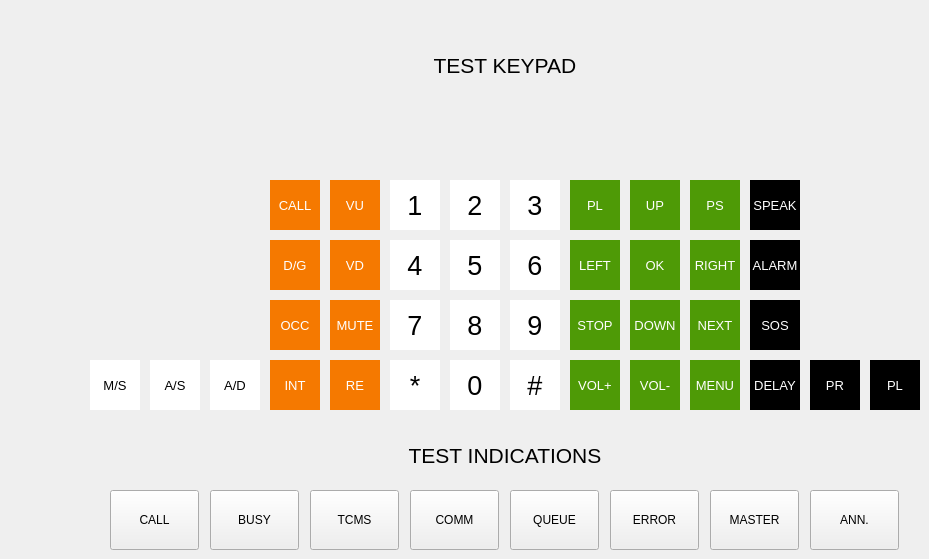
      <widget class="QWidget" name="tab_keypad">
       <attribute name="title">
        <string>KEYPAD TEST</string>
       </attribute>
       <widget class="QLabel" name="label_bt_ms">
        <property name="geometry">
         <rect>
          <x>90</x>
          <y>360</y>
          <width>50</width>
          <height>50</height>
         </rect>
        </property>
        <property name="font">
         <font>
          <pointsize>10</pointsize>
         </font>
        </property>
        <property name="styleSheet">
         <string notr="true">background-color: rgb(255, 255, 255);
color: rgb(0, 0, 0);</string>
        </property>
        <property name="text">
         <string>M/S</string>
        </property>
        <property name="alignment">
         <set>Qt::AlignCenter</set>
        </property>
       </widget>
       <widget class="QLabel" name="label_bt_as">
        <property name="geometry">
         <rect>
          <x>150</x>
          <y>360</y>
          <width>50</width>
          <height>50</height>
         </rect>
        </property>
        <property name="font">
         <font>
          <pointsize>10</pointsize>
         </font>
        </property>
        <property name="styleSheet">
         <string notr="true">background-color: rgb(255, 255, 255);
color: rgb(0, 0, 0);</string>
        </property>
        <property name="text">
         <string>A/S</string>
        </property>
        <property name="alignment">
         <set>Qt::AlignCenter</set>
        </property>
       </widget>
       <widget class="QLabel" name="label_bt_ad">
        <property name="geometry">
         <rect>
          <x>210</x>
          <y>360</y>
          <width>50</width>
          <height>50</height>
         </rect>
        </property>
        <property name="font">
         <font>
          <pointsize>10</pointsize>
         </font>
        </property>
        <property name="styleSheet">
         <string notr="true">background-color: rgb(255, 255, 255);
color: rgb(0, 0, 0);</string>
        </property>
        <property name="text">
         <string>A/D</string>
        </property>
        <property name="alignment">
         <set>Qt::AlignCenter</set>
        </property>
       </widget>
       <widget class="QLabel" name="label_bt_int">
        <property name="geometry">
         <rect>
          <x>270</x>
          <y>360</y>
          <width>50</width>
          <height>50</height>
         </rect>
        </property>
        <property name="font">
         <font>
          <pointsize>10</pointsize>
         </font>
        </property>
        <property name="styleSheet">
         <string notr="true">background-color: rgb(245, 121, 0);
color: rgb(255, 255, 255);</string>
        </property>
        <property name="text">
         <string>INT</string>
        </property>
        <property name="alignment">
         <set>Qt::AlignCenter</set>
        </property>
       </widget>
       <widget class="QLabel" name="label_bt_re">
        <property name="geometry">
         <rect>
          <x>330</x>
          <y>360</y>
          <width>50</width>
          <height>50</height>
         </rect>
        </property>
        <property name="font">
         <font>
          <pointsize>10</pointsize>
         </font>
        </property>
        <property name="styleSheet">
         <string notr="true">background-color: rgb(245, 121, 0);
color: rgb(255, 255, 255);</string>
        </property>
        <property name="text">
         <string>RE</string>
        </property>
        <property name="alignment">
         <set>Qt::AlignCenter</set>
        </property>
       </widget>
       <widget class="QLabel" name="label_bt_ast">
        <property name="geometry">
         <rect>
          <x>390</x>
          <y>360</y>
          <width>50</width>
          <height>50</height>
         </rect>
        </property>
        <property name="font">
         <font>
          <pointsize>20</pointsize>
         </font>
        </property>
        <property name="styleSheet">
         <string notr="true">background-color: rgb(255, 255, 255);
color: rgb(0, 0, 0);</string>
        </property>
        <property name="text">
         <string>*</string>
        </property>
        <property name="alignment">
         <set>Qt::AlignCenter</set>
        </property>
       </widget>
       <widget class="QLabel" name="label_bt_0">
        <property name="geometry">
         <rect>
          <x>450</x>
          <y>360</y>
          <width>50</width>
          <height>50</height>
         </rect>
        </property>
        <property name="font">
         <font>
          <pointsize>20</pointsize>
         </font>
        </property>
        <property name="styleSheet">
         <string notr="true">background-color: rgb(255, 255, 255);
color: rgb(0, 0, 0);</string>
        </property>
        <property name="text">
         <string>0</string>
        </property>
        <property name="alignment">
         <set>Qt::AlignCenter</set>
        </property>
       </widget>
       <widget class="QLabel" name="label_bt_hash">
        <property name="geometry">
         <rect>
          <x>510</x>
          <y>360</y>
          <width>50</width>
          <height>50</height>
         </rect>
        </property>
        <property name="font">
         <font>
          <pointsize>20</pointsize>
         </font>
        </property>
        <property name="styleSheet">
         <string notr="true">background-color: rgb(255, 255, 255);
color: rgb(0, 0, 0);</string>
        </property>
        <property name="text">
         <string>#</string>
        </property>
        <property name="alignment">
         <set>Qt::AlignCenter</set>
        </property>
       </widget>
       <widget class="QLabel" name="label_bt_volu">
        <property name="geometry">
         <rect>
          <x>570</x>
          <y>360</y>
          <width>50</width>
          <height>50</height>
         </rect>
        </property>
        <property name="font">
         <font>
          <pointsize>10</pointsize>
         </font>
        </property>
        <property name="styleSheet">
         <string notr="true">background-color: rgb(78, 154, 6);
color: rgb(255, 255, 255);</string>
        </property>
        <property name="text">
         <string>VOL+</string>
        </property>
        <property name="alignment">
         <set>Qt::AlignCenter</set>
        </property>
       </widget>
       <widget class="QLabel" name="label_bt_vold">
        <property name="geometry">
         <rect>
          <x>630</x>
          <y>360</y>
          <width>50</width>
          <height>50</height>
         </rect>
        </property>
        <property name="font">
         <font>
          <pointsize>10</pointsize>
         </font>
        </property>
        <property name="styleSheet">
         <string notr="true">background-color: rgb(78, 154, 6);
color: rgb(255, 255, 255);</string>
        </property>
        <property name="text">
         <string>VOL-</string>
        </property>
        <property name="alignment">
         <set>Qt::AlignCenter</set>
        </property>
       </widget>
       <widget class="QLabel" name="label_bt_menu">
        <property name="geometry">
         <rect>
          <x>690</x>
          <y>360</y>
          <width>50</width>
          <height>50</height>
         </rect>
        </property>
        <property name="font">
         <font>
          <pointsize>10</pointsize>
         </font>
        </property>
        <property name="styleSheet">
         <string notr="true">background-color: rgb(78, 154, 6);
color: rgb(255, 255, 255);</string>
        </property>
        <property name="text">
         <string>MENU</string>
        </property>
        <property name="alignment">
         <set>Qt::AlignCenter</set>
        </property>
       </widget>
       <widget class="QLabel" name="label_bt_delay">
        <property name="geometry">
         <rect>
          <x>750</x>
          <y>360</y>
          <width>50</width>
          <height>50</height>
         </rect>
        </property>
        <property name="font">
         <font>
          <pointsize>10</pointsize>
         </font>
        </property>
        <property name="styleSheet">
         <string notr="true">background-color: rgb(0, 0, 0);
color: rgb(255, 255, 255);</string>
        </property>
        <property name="text">
         <string>DELAY</string>
        </property>
        <property name="alignment">
         <set>Qt::AlignCenter</set>
        </property>
       </widget>
       <widget class="QLabel" name="label_bt_pr">
        <property name="geometry">
         <rect>
          <x>810</x>
          <y>360</y>
          <width>50</width>
          <height>50</height>
         </rect>
        </property>
        <property name="font">
         <font>
          <pointsize>10</pointsize>
         </font>
        </property>
        <property name="styleSheet">
         <string notr="true">background-color: rgb(0, 0, 0);
color: rgb(255, 255, 255);</string>
        </property>
        <property name="text">
         <string>PR</string>
        </property>
        <property name="alignment">
         <set>Qt::AlignCenter</set>
        </property>
       </widget>
       <widget class="QLabel" name="label_bt_pl_2">
        <property name="geometry">
         <rect>
          <x>870</x>
          <y>360</y>
          <width>50</width>
          <height>50</height>
         </rect>
        </property>
        <property name="font">
         <font>
          <pointsize>10</pointsize>
         </font>
        </property>
        <property name="styleSheet">
         <string notr="true">background-color: rgb(0, 0, 0);
color: rgb(255, 255, 255);</string>
        </property>
        <property name="text">
         <string>PL</string>
        </property>
        <property name="alignment">
         <set>Qt::AlignCenter</set>
        </property>
       </widget>
       <widget class="QLabel" name="label_bt_9">
        <property name="geometry">
         <rect>
          <x>510</x>
          <y>300</y>
          <width>50</width>
          <height>50</height>
         </rect>
        </property>
        <property name="font">
         <font>
          <pointsize>20</pointsize>
         </font>
        </property>
        <property name="styleSheet">
         <string notr="true">background-color: rgb(255, 255, 255);
color: rgb(0, 0, 0);</string>
        </property>
        <property name="text">
         <string>9</string>
        </property>
        <property name="alignment">
         <set>Qt::AlignCenter</set>
        </property>
       </widget>
       <widget class="QLabel" name="label_bt_next">
        <property name="geometry">
         <rect>
          <x>690</x>
          <y>300</y>
          <width>50</width>
          <height>50</height>
         </rect>
        </property>
        <property name="font">
         <font>
          <pointsize>10</pointsize>
         </font>
        </property>
        <property name="styleSheet">
         <string notr="true">background-color: rgb(78, 154, 6);
color: rgb(255, 255, 255);</string>
        </property>
        <property name="text">
         <string>NEXT</string>
        </property>
        <property name="alignment">
         <set>Qt::AlignCenter</set>
        </property>
       </widget>
       <widget class="QLabel" name="label_bt_stop">
        <property name="geometry">
         <rect>
          <x>570</x>
          <y>300</y>
          <width>50</width>
          <height>50</height>
         </rect>
        </property>
        <property name="font">
         <font>
          <pointsize>10</pointsize>
         </font>
        </property>
        <property name="styleSheet">
         <string notr="true">background-color: rgb(78, 154, 6);
color: rgb(255, 255, 255);</string>
        </property>
        <property name="text">
         <string>STOP</string>
        </property>
        <property name="alignment">
         <set>Qt::AlignCenter</set>
        </property>
       </widget>
       <widget class="QLabel" name="label_bt_oc">
        <property name="geometry">
         <rect>
          <x>270</x>
          <y>300</y>
          <width>50</width>
          <height>50</height>
         </rect>
        </property>
        <property name="font">
         <font>
          <pointsize>10</pointsize>
         </font>
        </property>
        <property name="styleSheet">
         <string notr="true">background-color: rgb(245, 121, 0);
color: rgb(255, 255, 255);</string>
        </property>
        <property name="text">
         <string>OCC</string>
        </property>
        <property name="alignment">
         <set>Qt::AlignCenter</set>
        </property>
       </widget>
       <widget class="QLabel" name="label_bt_8">
        <property name="geometry">
         <rect>
          <x>450</x>
          <y>300</y>
          <width>50</width>
          <height>50</height>
         </rect>
        </property>
        <property name="font">
         <font>
          <pointsize>20</pointsize>
         </font>
        </property>
        <property name="styleSheet">
         <string notr="true">background-color: rgb(255, 255, 255);
color: rgb(0, 0, 0);</string>
        </property>
        <property name="text">
         <string>8</string>
        </property>
        <property name="alignment">
         <set>Qt::AlignCenter</set>
        </property>
       </widget>
       <widget class="QLabel" name="label_bt_7">
        <property name="geometry">
         <rect>
          <x>390</x>
          <y>300</y>
          <width>50</width>
          <height>50</height>
         </rect>
        </property>
        <property name="font">
         <font>
          <pointsize>20</pointsize>
         </font>
        </property>
        <property name="styleSheet">
         <string notr="true">background-color: rgb(255, 255, 255);
color: rgb(0, 0, 0);</string>
        </property>
        <property name="text">
         <string>7</string>
        </property>
        <property name="alignment">
         <set>Qt::AlignCenter</set>
        </property>
       </widget>
       <widget class="QLabel" name="label_bt_mute">
        <property name="geometry">
         <rect>
          <x>330</x>
          <y>300</y>
          <width>50</width>
          <height>50</height>
         </rect>
        </property>
        <property name="font">
         <font>
          <pointsize>10</pointsize>
         </font>
        </property>
        <property name="styleSheet">
         <string notr="true">background-color: rgb(245, 121, 0);
color: rgb(255, 255, 255);</string>
        </property>
        <property name="text">
         <string>MUTE</string>
        </property>
        <property name="alignment">
         <set>Qt::AlignCenter</set>
        </property>
       </widget>
       <widget class="QLabel" name="label_bt_down">
        <property name="geometry">
         <rect>
          <x>630</x>
          <y>300</y>
          <width>50</width>
          <height>50</height>
         </rect>
        </property>
        <property name="font">
         <font>
          <pointsize>10</pointsize>
         </font>
        </property>
        <property name="styleSheet">
         <string notr="true">background-color: rgb(78, 154, 6);
color: rgb(255, 255, 255);</string>
        </property>
        <property name="text">
         <string>DOWN</string>
        </property>
        <property name="alignment">
         <set>Qt::AlignCenter</set>
        </property>
       </widget>
       <widget class="QLabel" name="label_bt_sos">
        <property name="geometry">
         <rect>
          <x>750</x>
          <y>300</y>
          <width>50</width>
          <height>50</height>
         </rect>
        </property>
        <property name="font">
         <font>
          <pointsize>10</pointsize>
         </font>
        </property>
        <property name="styleSheet">
         <string notr="true">background-color: rgb(0, 0, 0);
color: rgb(255, 255, 255);</string>
        </property>
        <property name="text">
         <string>SOS</string>
        </property>
        <property name="alignment">
         <set>Qt::AlignCenter</set>
        </property>
       </widget>
       <widget class="QLabel" name="label_bt_6">
        <property name="geometry">
         <rect>
          <x>510</x>
          <y>240</y>
          <width>50</width>
          <height>50</height>
         </rect>
        </property>
        <property name="font">
         <font>
          <pointsize>20</pointsize>
         </font>
        </property>
        <property name="styleSheet">
         <string notr="true">background-color: rgb(255, 255, 255);
color: rgb(0, 0, 0);</string>
        </property>
        <property name="text">
         <string>6</string>
        </property>
        <property name="alignment">
         <set>Qt::AlignCenter</set>
        </property>
       </widget>
       <widget class="QLabel" name="label_bt_right">
        <property name="geometry">
         <rect>
          <x>690</x>
          <y>240</y>
          <width>50</width>
          <height>50</height>
         </rect>
        </property>
        <property name="font">
         <font>
          <pointsize>10</pointsize>
         </font>
        </property>
        <property name="styleSheet">
         <string notr="true">background-color: rgb(78, 154, 6);
color: rgb(255, 255, 255);</string>
        </property>
        <property name="text">
         <string>RIGHT</string>
        </property>
        <property name="alignment">
         <set>Qt::AlignCenter</set>
        </property>
       </widget>
       <widget class="QLabel" name="label_bt_left">
        <property name="geometry">
         <rect>
          <x>570</x>
          <y>240</y>
          <width>50</width>
          <height>50</height>
         </rect>
        </property>
        <property name="font">
         <font>
          <pointsize>10</pointsize>
         </font>
        </property>
        <property name="styleSheet">
         <string notr="true">background-color: rgb(78, 154, 6);
color: rgb(255, 255, 255);</string>
        </property>
        <property name="text">
         <string>LEFT</string>
        </property>
        <property name="alignment">
         <set>Qt::AlignCenter</set>
        </property>
       </widget>
       <widget class="QLabel" name="label_bt_dg">
        <property name="geometry">
         <rect>
          <x>270</x>
          <y>240</y>
          <width>50</width>
          <height>50</height>
         </rect>
        </property>
        <property name="font">
         <font>
          <pointsize>10</pointsize>
         </font>
        </property>
        <property name="styleSheet">
         <string notr="true">background-color: rgb(245, 121, 0);
color: rgb(255, 255, 255);</string>
        </property>
        <property name="text">
         <string>D/G</string>
        </property>
        <property name="alignment">
         <set>Qt::AlignCenter</set>
        </property>
       </widget>
       <widget class="QLabel" name="label_bt_5">
        <property name="geometry">
         <rect>
          <x>450</x>
          <y>240</y>
          <width>50</width>
          <height>50</height>
         </rect>
        </property>
        <property name="font">
         <font>
          <pointsize>20</pointsize>
         </font>
        </property>
        <property name="styleSheet">
         <string notr="true">background-color: rgb(255, 255, 255);
color: rgb(0, 0, 0);</string>
        </property>
        <property name="text">
         <string>5</string>
        </property>
        <property name="alignment">
         <set>Qt::AlignCenter</set>
        </property>
       </widget>
       <widget class="QLabel" name="label_bt_4">
        <property name="geometry">
         <rect>
          <x>390</x>
          <y>240</y>
          <width>50</width>
          <height>50</height>
         </rect>
        </property>
        <property name="font">
         <font>
          <pointsize>20</pointsize>
         </font>
        </property>
        <property name="styleSheet">
         <string notr="true">background-color: rgb(255, 255, 255);
color: rgb(0, 0, 0);</string>
        </property>
        <property name="text">
         <string>4</string>
        </property>
        <property name="alignment">
         <set>Qt::AlignCenter</set>
        </property>
       </widget>
       <widget class="QLabel" name="label_bt_vd">
        <property name="geometry">
         <rect>
          <x>330</x>
          <y>240</y>
          <width>50</width>
          <height>50</height>
         </rect>
        </property>
        <property name="font">
         <font>
          <pointsize>10</pointsize>
         </font>
        </property>
        <property name="styleSheet">
         <string notr="true">background-color: rgb(245, 121, 0);
color: rgb(255, 255, 255);</string>
        </property>
        <property name="text">
         <string>VD</string>
        </property>
        <property name="alignment">
         <set>Qt::AlignCenter</set>
        </property>
       </widget>
       <widget class="QLabel" name="label_bt_ok">
        <property name="geometry">
         <rect>
          <x>630</x>
          <y>240</y>
          <width>50</width>
          <height>50</height>
         </rect>
        </property>
        <property name="font">
         <font>
          <pointsize>10</pointsize>
         </font>
        </property>
        <property name="styleSheet">
         <string notr="true">background-color: rgb(78, 154, 6);
color: rgb(255, 255, 255);</string>
        </property>
        <property name="text">
         <string>OK</string>
        </property>
        <property name="alignment">
         <set>Qt::AlignCenter</set>
        </property>
       </widget>
       <widget class="QLabel" name="label_bt_alarm">
        <property name="geometry">
         <rect>
          <x>750</x>
          <y>240</y>
          <width>50</width>
          <height>50</height>
         </rect>
        </property>
        <property name="font">
         <font>
          <pointsize>10</pointsize>
         </font>
        </property>
        <property name="styleSheet">
         <string notr="true">background-color: rgb(0, 0, 0);
color: rgb(255, 255, 255);</string>
        </property>
        <property name="text">
         <string>ALARM</string>
        </property>
        <property name="alignment">
         <set>Qt::AlignCenter</set>
        </property>
       </widget>
       <widget class="QLabel" name="label_bt_3">
        <property name="geometry">
         <rect>
          <x>510</x>
          <y>180</y>
          <width>50</width>
          <height>50</height>
         </rect>
        </property>
        <property name="font">
         <font>
          <pointsize>20</pointsize>
         </font>
        </property>
        <property name="styleSheet">
         <string notr="true">background-color: rgb(255, 255, 255);
color: rgb(0, 0, 0);</string>
        </property>
        <property name="text">
         <string>3</string>
        </property>
        <property name="alignment">
         <set>Qt::AlignCenter</set>
        </property>
       </widget>
       <widget class="QLabel" name="label_bt_ps">
        <property name="geometry">
         <rect>
          <x>690</x>
          <y>180</y>
          <width>50</width>
          <height>50</height>
         </rect>
        </property>
        <property name="font">
         <font>
          <pointsize>10</pointsize>
         </font>
        </property>
        <property name="styleSheet">
         <string notr="true">background-color: rgb(78, 154, 6);
color: rgb(255, 255, 255);</string>
        </property>
        <property name="text">
         <string>PS</string>
        </property>
        <property name="alignment">
         <set>Qt::AlignCenter</set>
        </property>
       </widget>
       <widget class="QLabel" name="label_bt_pl">
        <property name="geometry">
         <rect>
          <x>570</x>
          <y>180</y>
          <width>50</width>
          <height>50</height>
         </rect>
        </property>
        <property name="font">
         <font>
          <pointsize>10</pointsize>
         </font>
        </property>
        <property name="styleSheet">
         <string notr="true">background-color: rgb(78, 154, 6);
color: rgb(255, 255, 255);</string>
        </property>
        <property name="text">
         <string>PL</string>
        </property>
        <property name="alignment">
         <set>Qt::AlignCenter</set>
        </property>
       </widget>
       <widget class="QLabel" name="label_bt_call">
        <property name="geometry">
         <rect>
          <x>270</x>
          <y>180</y>
          <width>50</width>
          <height>50</height>
         </rect>
        </property>
        <property name="font">
         <font>
          <pointsize>10</pointsize>
         </font>
        </property>
        <property name="styleSheet">
         <string notr="true">background-color: rgb(245, 121, 0);
color: rgb(255, 255, 255);</string>
        </property>
        <property name="text">
         <string>CALL</string>
        </property>
        <property name="alignment">
         <set>Qt::AlignCenter</set>
        </property>
       </widget>
       <widget class="QLabel" name="label_bt_2">
        <property name="geometry">
         <rect>
          <x>450</x>
          <y>180</y>
          <width>50</width>
          <height>50</height>
         </rect>
        </property>
        <property name="font">
         <font>
          <pointsize>20</pointsize>
         </font>
        </property>
        <property name="styleSheet">
         <string notr="true">background-color: rgb(255, 255, 255);
color: rgb(0, 0, 0);</string>
        </property>
        <property name="text">
         <string>2</string>
        </property>
        <property name="alignment">
         <set>Qt::AlignCenter</set>
        </property>
       </widget>
       <widget class="QLabel" name="label_bt_1">
        <property name="geometry">
         <rect>
          <x>390</x>
          <y>180</y>
          <width>50</width>
          <height>50</height>
         </rect>
        </property>
        <property name="font">
         <font>
          <pointsize>20</pointsize>
         </font>
        </property>
        <property name="styleSheet">
         <string notr="true">background-color: rgb(255, 255, 255);
color: rgb(0, 0, 0);</string>
        </property>
        <property name="text">
         <string>1</string>
        </property>
        <property name="alignment">
         <set>Qt::AlignCenter</set>
        </property>
       </widget>
       <widget class="QLabel" name="label_bt_vu">
        <property name="geometry">
         <rect>
          <x>330</x>
          <y>180</y>
          <width>50</width>
          <height>50</height>
         </rect>
        </property>
        <property name="font">
         <font>
          <pointsize>10</pointsize>
         </font>
        </property>
        <property name="styleSheet">
         <string notr="true">background-color: rgb(245, 121, 0);
color: rgb(255, 255, 255);</string>
        </property>
        <property name="text">
         <string>VU</string>
        </property>
        <property name="alignment">
         <set>Qt::AlignCenter</set>
        </property>
       </widget>
       <widget class="QLabel" name="label_bt_up">
        <property name="geometry">
         <rect>
          <x>630</x>
          <y>180</y>
          <width>50</width>
          <height>50</height>
         </rect>
        </property>
        <property name="font">
         <font>
          <pointsize>10</pointsize>
         </font>
        </property>
        <property name="styleSheet">
         <string notr="true">background-color: rgb(78, 154, 6);
color: rgb(255, 255, 255);</string>
        </property>
        <property name="text">
         <string>UP</string>
        </property>
        <property name="alignment">
         <set>Qt::AlignCenter</set>
        </property>
       </widget>
       <widget class="QLabel" name="label_bt_speak">
        <property name="geometry">
         <rect>
          <x>750</x>
          <y>180</y>
          <width>50</width>
          <height>50</height>
         </rect>
        </property>
        <property name="font">
         <font>
          <pointsize>10</pointsize>
         </font>
        </property>
        <property name="styleSheet">
         <string notr="true">background-color: rgb(0, 0, 0);
color: rgb(255, 255, 255);</string>
        </property>
        <property name="text">
         <string>SPEAK</string>
        </property>
        <property name="alignment">
         <set>Qt::AlignCenter</set>
        </property>
       </widget>
       <widget class="QLabel" name="label_keypad_debug">
        <property name="geometry">
         <rect>
          <x>380</x>
          <y>110</y>
          <width>250</width>
          <height>50</height>
         </rect>
        </property>
        <property name="font">
         <font>
          <pointsize>16</pointsize>
          <weight>50</weight>
          <bold>false</bold>
         </font>
        </property>
        <property name="styleSheet">
         <string notr="true"/>
        </property>
        <property name="text">
         <string/>
        </property>
        <property name="alignment">
         <set>Qt::AlignCenter</set>
        </property>
        <property name="wordWrap">
         <bool>true</bool>
        </property>
       </widget>
       <widget class="QLabel" name="label_222">
        <property name="geometry">
         <rect>
          <x>380</x>
          <y>430</y>
          <width>250</width>
          <height>50</height>
         </rect>
        </property>
        <property name="font">
         <font>
          <pointsize>16</pointsize>
          <weight>50</weight>
          <bold>false</bold>
         </font>
        </property>
        <property name="styleSheet">
         <string notr="true"/>
        </property>
        <property name="text">
         <string>TEST INDICATIONS</string>
        </property>
        <property name="alignment">
         <set>Qt::AlignCenter</set>
        </property>
        <property name="wordWrap">
         <bool>true</bool>
        </property>
       </widget>
       <widget class="QPushButton" name="pushButton">
        <property name="geometry">
         <rect>
          <x>110</x>
          <y>490</y>
          <width>89</width>
          <height>60</height>
         </rect>
        </property>
        <property name="text">
         <string>CALL</string>
        </property>
        <property name="checkable">
         <bool>true</bool>
        </property>
       </widget>
       <widget class="QPushButton" name="pushButton_2">
        <property name="geometry">
         <rect>
          <x>210</x>
          <y>490</y>
          <width>89</width>
          <height>60</height>
         </rect>
        </property>
        <property name="text">
         <string>BUSY</string>
        </property>
        <property name="checkable">
         <bool>true</bool>
        </property>
       </widget>
       <widget class="QPushButton" name="pushButton_3">
        <property name="geometry">
         <rect>
          <x>310</x>
          <y>490</y>
          <width>89</width>
          <height>60</height>
         </rect>
        </property>
        <property name="text">
         <string>TCMS</string>
        </property>
        <property name="checkable">
         <bool>true</bool>
        </property>
       </widget>
       <widget class="QPushButton" name="pushButton_4">
        <property name="geometry">
         <rect>
          <x>410</x>
          <y>490</y>
          <width>89</width>
          <height>60</height>
         </rect>
        </property>
        <property name="text">
         <string>COMM</string>
        </property>
        <property name="checkable">
         <bool>true</bool>
        </property>
       </widget>
       <widget class="QPushButton" name="pushButton_5">
        <property name="geometry">
         <rect>
          <x>710</x>
          <y>490</y>
          <width>89</width>
          <height>60</height>
         </rect>
        </property>
        <property name="text">
         <string>MASTER</string>
        </property>
        <property name="checkable">
         <bool>true</bool>
        </property>
       </widget>
       <widget class="QPushButton" name="pushButton_6">
        <property name="geometry">
         <rect>
          <x>610</x>
          <y>490</y>
          <width>89</width>
          <height>60</height>
         </rect>
        </property>
        <property name="text">
         <string>ERROR</string>
        </property>
        <property name="checkable">
         <bool>true</bool>
        </property>
       </widget>
       <widget class="QPushButton" name="pushButton_7">
        <property name="geometry">
         <rect>
          <x>510</x>
          <y>490</y>
          <width>89</width>
          <height>60</height>
         </rect>
        </property>
        <property name="text">
         <string>QUEUE</string>
        </property>
        <property name="checkable">
         <bool>true</bool>
        </property>
       </widget>
       <widget class="QPushButton" name="pushButton_8">
        <property name="geometry">
         <rect>
          <x>810</x>
          <y>490</y>
          <width>89</width>
          <height>60</height>
         </rect>
        </property>
        <property name="text">
         <string>ANN.</string>
        </property>
        <property name="checkable">
         <bool>true</bool>
        </property>
       </widget>
       <widget class="QLabel" name="label_226">
        <property name="geometry">
         <rect>
          <x>380</x>
          <y>40</y>
          <width>250</width>
          <height>50</height>
         </rect>
        </property>
        <property name="font">
         <font>
          <pointsize>16</pointsize>
          <weight>50</weight>
          <bold>false</bold>
         </font>
        </property>
        <property name="styleSheet">
         <string notr="true"/>
        </property>
        <property name="text">
         <string>TEST KEYPAD</string>
        </property>
        <property name="alignment">
         <set>Qt::AlignCenter</set>
        </property>
        <property name="wordWrap">
         <bool>true</bool>
        </property>
       </widget>
      </widget>
